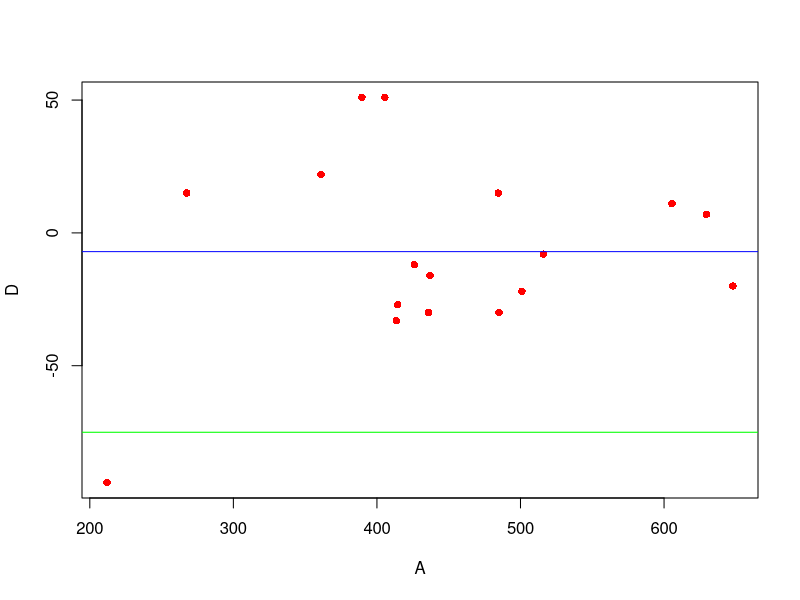

This chart was generated by the following R code:
# Plot Characters
# Coloured Lines, vertical and horizontla lines

#######################################################################

# Bland-Altman Plots
 # In medical statistics the Bland-Altman plot is a graphical method to compare two clinical measurement techniques. 
 # In this graphical method the case-wise differences between the two techniques are plotted against the case-wise 
 # averages of the two techniques.
X = c(490, 397, 512, 401, 470, 611, 415, 431, 638,  429, 420, 633, 275, 492, 165, 372, 421)

Y = c(512, 430, 520, 428, 500, 600, 364, 380, 658,  445, 432, 626, 260, 477, 259, 350, 451)

#Case-wise Differences
D = X-Y
#Case-wise Averages
A = (X+Y)/2

plot(A,D,pch=16,col= "red")

####################

# Adding the Limits of Agreement to the Bland- Altman Plot


LowLim = mean(D) - (1.96 * sd(D))
UpLim = mean(D) + (1.96 *sd(D))

abline(h=mean(D),col="blue")
abline(h=UpLim, col="green")
abline(h=LowLim,col="green")

########################################################################
